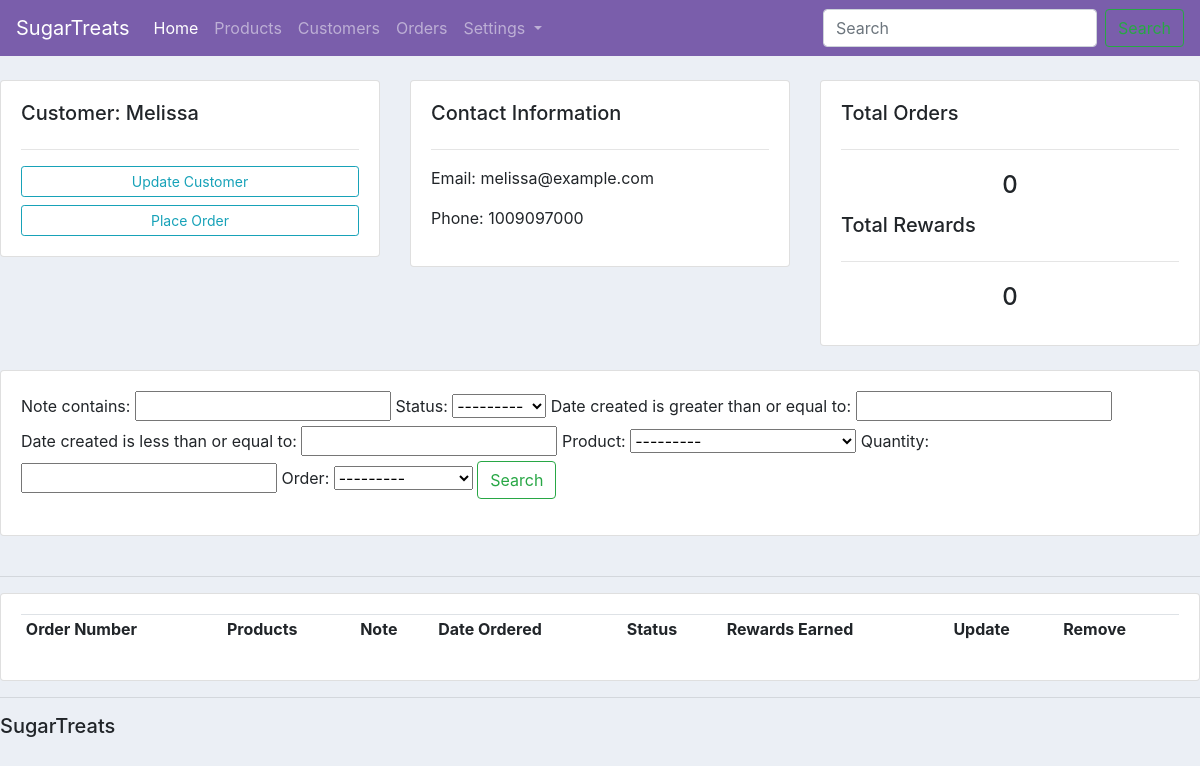
The page /profile/5/ on the database as committed earlier.
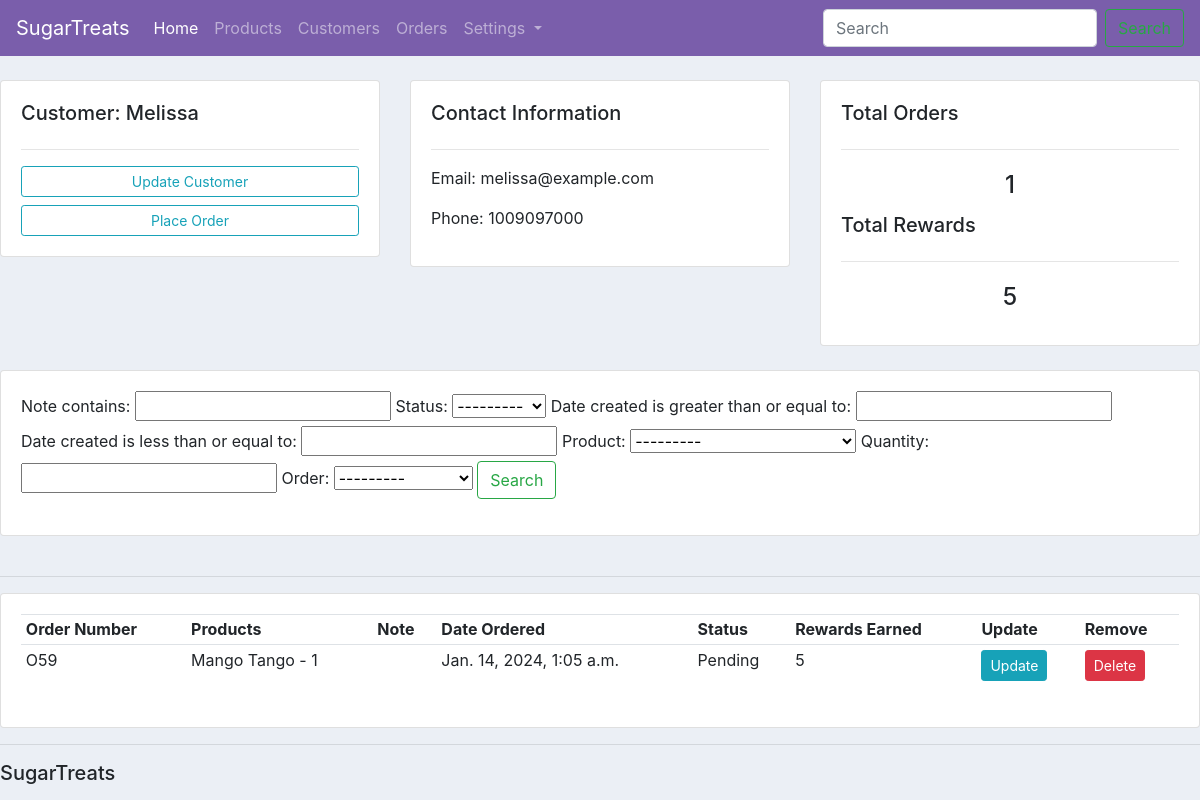
The same page on the database as committed later.
### ecomm/models.py (models this page shows, shortened)
class Customer(models.Model):
    name = models.CharField(max_length=200, null=True)
    email = models.EmailField(null=True)
    phone = models.CharField(max_length=200, null=True)
    date_created = models.DateTimeField(auto_now_add=True, null=True)

class Order(models.Model):
    STATUS = (
        ("Pending", "Pending"),
        ("Fulfilled", "Fulfilled"),
        ("Delivered","Delivered"),
    )
    customer = models.ForeignKey(Customer, null = True, on_delete = models.SET_NULL, related_name = 'orders')
    order_items = models.ManyToManyField("OrderItem", related_name = 'orders') #every Order has many order_items
    note = models.TextField(max_length= 300, null = True, blank = True)
    date_created=models.DateTimeField(auto_now_add=True, null=True)
    status = models.CharField(max_length = 200, null = True, choices = STATUS)
    def __str__(self):
        result = "O" + str(self.id) + " - " + str(self.customer.name)
        return result

class OrderItem(models.Model):
    product = models.ForeignKey(Product, on_delete=models.CASCADE)
    quantity = models.IntegerField(default=1)
    order = models.ForeignKey(Order, null = True, on_delete= models.CASCADE) #every OrderItem is associated with 1 order

class Product(models.Model):
    CATEGORY = (
        ("Candy", "Candy"),
        ("Chocolate", "Chocolate"),
        ("Gift box", "Gift box"),
        ("Chocolate bar", "Chocolate bar"),
    )
    name = models.CharField(max_length=200, null=True)
    product_num = models.CharField(max_length=100, unique=True)
    description = models.TextField(max_length=200, null=True)
    category = models.CharField(max_length=200, null=True, choices = CATEGORY)
    price = models.FloatField(null = True)
    date_created=models.DateTimeField(auto_now_add=True, null=True)
    tags = models.ManyToManyField(Tag, blank = True)
    rewards = models.IntegerField(null = True)
    def __str__(self):
        result = str(self.name) + " #" + str(self.product_num) #adding str infront of self.name because name could be null which could give error
        return result

### ecomm/views.py (the view)
# urls.py: path("profile/<str:pk>/", views.profiles, name = "profile"), #adding a string variable here by the name of pk, this pk and the one we use in the customers function must have the same name to work
def profiles(request, pk):
    customer = Customer.objects.get(
        id=pk
    )  # querying the customer by their id, and the id will be the primary key we are putting in the url path
    orders = Order.objects.filter(customer=customer)
    orderItems = OrderItem.objects.filter(order__customer = customer)
    orderfilter = OrderFilter(request.GET, queryset = orders) #filter the queryset data down based on what the request.GET data is
    itemfilter = ItemFilter(request.GET, queryset = orderItems)
    if orderfilter.qs:
        orders = orderfilter.qs
    if itemfilter.qs:
        orderItems = itemfilter.qs
    orders = orders.filter(id__in=orderItems.values_list('order_id', flat=True))
    order_details = []  # a list
    total_rewards = 0
    for order in orders:
        order_rewards = 0
        order_items = OrderItem.objects.filter(order=order)
        for order_item in order_items:
            order_rewards += order_item.product.rewards * order_item.quantity
        total_rewards += order_rewards
        order_details.append(
            {"order": order, "order_items": order_items, "order_rewards": order_rewards}
        )
    context = {
        "customer": customer,
        "orders": orders,
        "order_details": order_details,
        "total_rewards": total_rewards,
        "orderfilter": orderfilter,
        "itemfilter" : itemfilter,
    }
    return render(request, "ecomm/profile.html", context)

### ecomm/templates/ecomm/profile.html
{% extends "ecomm/main.html" %} {% block content %}
<br />
<div class="row">
  <div class="col-md">
    <div class="card card-body">
      <h5>Customer: {{customer.name}}</h5>
      <hr />
      <a class="btn btn-outline-info btn-sm btn-block" href=""
        >Update Customer</a
      >
      <a
        class="btn btn-outline-info btn-sm btn-block"
        href="{% url 'create_order' customer.id %}"
        >Place Order</a
      >
    </div>
  </div>
  <div class="col-md">
    <div class="card card-body">
      <h5>Contact Information</h5>
      <hr />
      <p>Email: {{customer.email}}</p>
      <p>Phone: {{customer.phone}}</p>
    </div>
  </div>
  <div class="col-md">
    <div class="card card-body">
      <h5>Total Orders</h5>
      <hr />
      <h4 style="text-align: center; padding: 5px">{{orders.count}}</h4>
      <h5>Total Rewards</h5>
      <hr />
      <h4 style="text-align: center; padding: 5px">{{total_rewards}}</h4>
    </div>
  </div>
</div>
<br />
<div class="row">
  <div class="col">
    <div class="card card-body">
      <form method="get">
        {{orderfilter.form}} {{itemfilter.form}}
        <button class="btn btn-outline-success my-2 my-sm-0" type="submit">
          Search
        </button>
      </form>
    </div>
  </div>
</div>
<br />
<hr />
<div class="row">
  <div class="col-md">
    <div class="card card-body">
      <table class="table table-sm">
        <tr>
          <th>Order Number</th>
          <th>Products</th>
          <th>Note</th>
          <th>Date Ordered</th>
          <th>Status</th>
          <th>Rewards Earned</th>
          <th>Update</th>
          <th>Remove</th>
        </tr>
        {% for order_detail in order_details %}
        <tr>
          <td>O{{order_detail.order.id}}</td>
          <td>
            <ul style="list-style: none; padding-left: 0">
              {% for order_item in order_detail.order_items %}
              <li>{{order_item.product.name}} - {{order_item.quantity}}</li>
              {% endfor %}
            </ul>
          </td>
          <td>{{order_detail.order.note}}</td>
          <td>{{order_detail.order.date_created}}</td>
          <td>{{order_detail.order.status}}</td>
          <td>{{order_detail.order_rewards}}</td>
          <td>
            <a
              class="btn btn-sm btn-info"
              href="{% url 'update_order' order_detail.order.id %}"
              >Update</a
            >
          </td>
          <td>
            <a
              class="btn btn-sm btn-danger"
              href="{% url 'delete_order' order_detail.order.id %}"
              >Delete</a
            >
          </td>
          {% endfor %}
        </tr>
      </table>
    </div>
  </div>
</div>
{% endblock %}

### ecomm/templates/ecomm/main.html (shortened to what this page needs)
{% include "ecomm/navbar.html" %}
{% load static %}
<head>
  <link
    rel="stylesheet"
    href="https://cdn.jsdelivr.net/npm/bootstrap@4.3.1/dist/css/bootstrap.min.css"
  />
  <link rel="stylesheet" type="text/css" href="{% static "/css/main.css" %}">
</head>
<body>
  {% block content%} {% endblock %}
  <hr />
  <h5>SugarTreats</h5>
</body>

### ecomm/templates/ecomm/navbar.html (shortened to what this page needs)
{% block content %}
<nav class="navbar navbar-expand-lg navbar-dark" style = "background-color: #7a5eab;">
    <a class="navbar-brand" href="#">SugarTreats</a>
    <div class="collapse navbar-collapse" id="navbarSupportedContent">
      <ul class="navbar-nav mr-auto">
        <li class="nav-item active">
          <a class="nav-link" href="{% url 'home' %}">Home <span class="sr-only">(current)</span></a>
        </li>
        <li class="nav-item">
          <a class="nav-link" href="{% url 'products' %}">Products</a>
        </li>
        <li class="nav-item">
          <a class="nav-link" href="{% url 'customers' %}">Customers</a>
        </li>
        <li class="nav-item">
          <a class="nav-link" href="{% url 'orders' %}">Orders</a>
        </li>
        <li class="nav-item dropdown">
          <a class="nav-link dropdown-toggle" href="#" id="navbarDropdown" role="button" data-toggle="dropdown" aria-haspopup="true" aria-expanded="false">
            Settings
          </a>
      </ul>
      <form class="form-inline my-2 my-lg-0">
        <input class="form-control mr-sm-2" type="search" placeholder="Search" aria-label="Search">
        <button class="btn btn-outline-success my-2 my-sm-0" type="submit">Search</button>
      </form>
    </div>
  </nav>
{% endblock %}

### static/css/main.css (style rules this page uses)
body { background-color: #ebeff5; }

Rows that differ between the two databases and show on the page:
added Order: order.id "59", order.date_created "Jan. 14, 2024, 1:05 a.m.", order.status "Pending", order_rewards "5"
added OrderItem: product.name "Mango Tango", quantity "1"
Other text that changed with them:
{{ orders.count }}: "0" → "1"
{{ total_rewards }}: "0" → "5"
